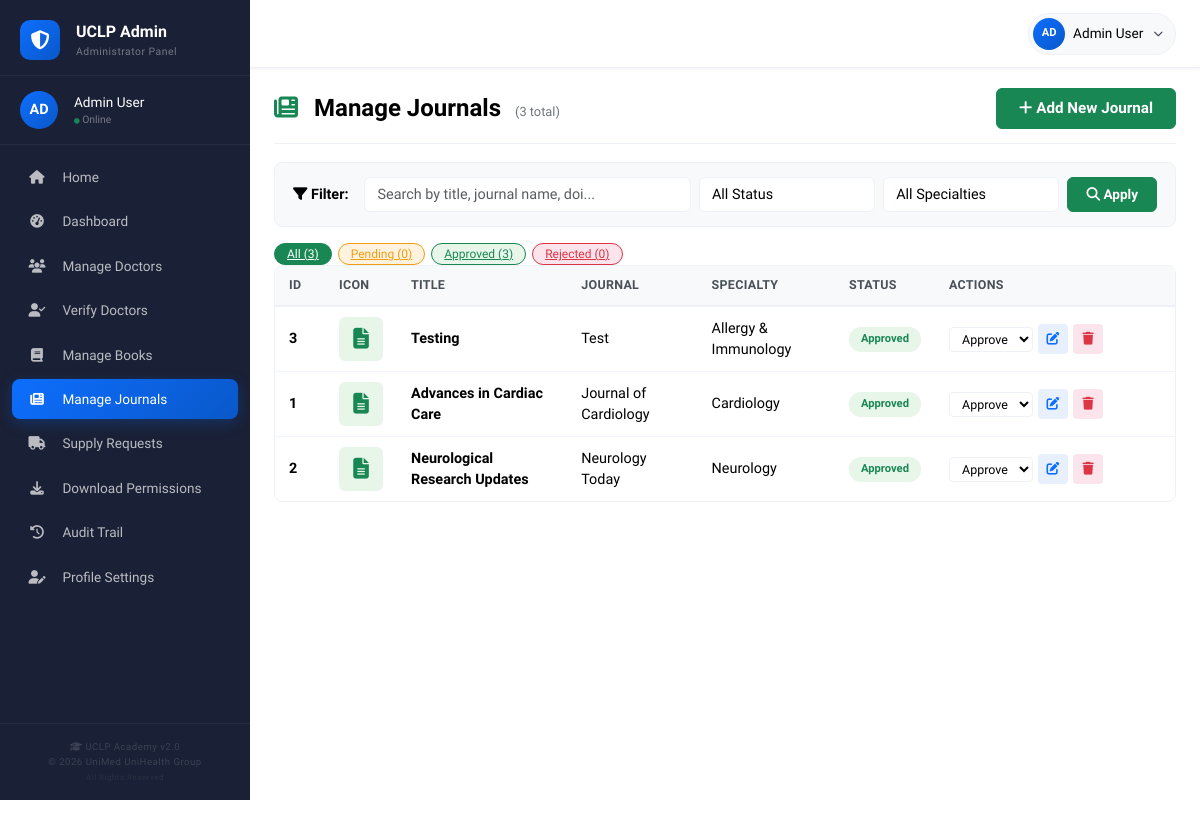
The page /admin/manage_journals.php (signed in) on the database its author committed.
### tables this page shows
CREATE TABLE `journals` (
  `id` int(11) NOT NULL,
  `title` varchar(255) NOT NULL,
  `journal_name` varchar(200) NOT NULL,
  `specialty_id` int(11) NOT NULL,
  `issue` varchar(50) DEFAULT NULL,
  `date` date DEFAULT NULL,
  `volume` varchar(50) DEFAULT NULL,
  `pages` varchar(50) DEFAULT NULL,
  `doi` varchar(100) DEFAULT NULL,
  `file_path` varchar(255) NOT NULL,
  `abstract` text DEFAULT NULL,
  `is_watermarked` tinyint(1) DEFAULT 1,
  `status` enum('pending','approved','rejected') DEFAULT 'pending',
  `uploaded_by` int(11) DEFAULT NULL,
  `download_count` int(11) DEFAULT 0,
  `view_count` int(11) DEFAULT 0,
  `created_at` timestamp NOT NULL DEFAULT current_timestamp(),
  `updated_at` timestamp NULL DEFAULT NULL ON UPDATE current_timestamp()
);

CREATE TABLE `specialties` (
  `id` int(11) NOT NULL,
  `name` varchar(100) NOT NULL,
  `description` text DEFAULT NULL,
  `status` tinyint(1) DEFAULT 1,
  `created_at` timestamp NOT NULL DEFAULT current_timestamp()
);

### admin/manage_journals.php (the view, shortened to what this page needs)
<?php
$db = Database::getInstance()->getConnection();
$searchQuery = isset($_GET['search']) ? sanitize($_GET['search']) : '';
$statusFilter = isset($_GET['status']) ? sanitize($_GET['status']) : '';
$specialtyFilter = isset($_GET['specialty']) ? intval($_GET['specialty']) : 0;
$page = isset($_GET['page']) ? intval($_GET['page']) : 1;
$perPage = 10;
$offset = ($page - 1) * $perPage;
$whereConditions = [];
$params = [];
$types = "";
$whereClause = !empty($whereConditions) ? "WHERE " . implode(" AND ", $whereConditions) : "";
$countSql = "SELECT COUNT(*) as total FROM journals j $whereClause";
$countStmt = $db->prepare($countSql);
$countStmt->execute();
$totalResult = $countStmt->get_result();
$totalJournals = $totalResult->fetch_assoc()['total'];
$sql = "SELECT j.*, s.name as specialty_name, u.name as uploaded_by_name
        FROM journals j
        LEFT JOIN specialties s ON j.specialty_id = s.id
        LEFT JOIN users u ON j.uploaded_by = u.id
        $whereClause
        ORDER BY j.created_at DESC
        LIMIT ? OFFSET ?";
$params[] = $perPage;
$params[] = $offset;
$types .= "ii";
$stmt = $db->prepare($sql);
$stmt->bind_param($types, ...$params);
$stmt->execute();
$journals = $stmt->get_result()->fetch_all(MYSQLI_ASSOC);
$statusCounts = [];
$statusQuery = $db->query("SELECT status, COUNT(*) as count FROM journals GROUP BY status");
while ($row = $statusQuery->fetch_assoc()) {
    $statusCounts[$row['status']] = $row['count'];
}
?>
<!DOCTYPE html>
<html lang="en">
<head>
    <link href="https://cdn.jsdelivr.net/npm/bootstrap@5.3.0/dist/css/bootstrap.min.css" rel="stylesheet">
    <link rel="stylesheet" href="https://cdnjs.cloudflare.com/ajax/libs/font-awesome/6.4.0/css/all.min.css">
</head>
<body>
    <?php include __DIR__ . '/../includes/admin_nav.php'; ?>
    <div class="container-fluid">
        <div class="row">
            <?php include __DIR__ . '/../includes/admin_sidebar.php'; ?>
            <main class="main-content">
                <div class="page-header">
                    <h1>
                        <i class="fas fa-newspaper"></i> Manage Journals
                        <span style="font-size: 0.8rem; font-weight: 400; color: #6c757d; margin-left: 8px;">
                            (<?php echo $totalJournals; ?> total)
                        </span>
                    </h1>
                    <button class="btn btn-success btn-add" data-bs-toggle="modal" data-bs-target="#addJournalModal">
                        <i class="fas fa-plus"></i> Add New Journal
                    </button>
                </div>
                <div class="filter-section">
                    <span class="filter-label"><i class="fas fa-filter"></i> Filter:</span>
                    <div class="filter-group">
                        <form method="GET" action="" class="d-flex flex-wrap gap-2" style="flex: 1;">
                            <input type="text" class="form-control" name="search" placeholder="Search by title, journal name, doi..." value="<?php echo htmlspecialchars($searchQuery); ?>" style="flex: 2; min-width: 180px;">
                            <select class="form-select" name="status" style="flex: 1; min-width: 130px;">
                                <option value="">All Status</option>
                            </select>
                            <select class="form-select" name="specialty" style="flex: 1; min-width: 150px;">
                                <option value="">All Specialties</option>
                            </select>
                            <button type="submit" class="btn btn-success btn-filter">
                                <i class="fas fa-search"></i> Apply
                            </button>
                        </form>
                    </div>
                </div>
                <div class="filter-badges">
                    <a href="manage_journals.php" class="badge badge-all <?php echo empty($statusFilter) ? 'active' : ''; ?>">
                        All (<?php echo array_sum($statusCounts); ?>)
                    </a>
                    <a href="?status=pending<?php echo !empty($searchQuery) ? '&search=' . urlencode($searchQuery) : ''; ?><?php echo $specialtyFilter > 0 ? '&specialty=' . $specialtyFilter : ''; ?>"
                       class="badge badge-pending <?php echo $statusFilter === 'pending' ? 'active' : ''; ?>">
                        Pending (<?php echo $statusCounts['pending'] ?? 0; ?>)
                    </a>
                    <a href="?status=approved<?php echo !empty($searchQuery) ? '&search=' . urlencode($searchQuery) : ''; ?><?php echo $specialtyFilter > 0 ? '&specialty=' . $specialtyFilter : ''; ?>"
                       class="badge badge-approved <?php echo $statusFilter === 'approved' ? 'active' : ''; ?>">
                        Approved (<?php echo $statusCounts['approved'] ?? 0; ?>)
                    </a>
                    <a href="?status=rejected<?php echo !empty($searchQuery) ? '&search=' . urlencode($searchQuery) : ''; ?><?php echo $specialtyFilter > 0 ? '&specialty=' . $specialtyFilter : ''; ?>"
                       class="badge badge-rejected <?php echo $statusFilter === 'rejected' ? 'active' : ''; ?>">
                        Rejected (<?php echo $statusCounts['rejected'] ?? 0; ?>)
                    </a>
                </div>
                <div class="table-card">
                    <div class="table-body">
                        <table>
                            <thead>
                                <tr>
                                    <th style="width: 50px;">ID</th>
                                    <th style="width: 60px;">Icon</th>
                                    <th>Title</th>
                                    <th>Journal</th>
                                    <th>Specialty</th>
                                    <th style="width: 100px;">Status</th>
                                    <th style="width: 240px;">Actions</th>
                                </tr>
                            </thead>
                            <tbody>
                                <?php if (empty($journals)): ?>
                                <tr>
                                    <td colspan="7" class="text-center py-4" style="color: #6c757d; font-family: 'Cambria', Georgia, serif; font-size: 0.95rem;">
                                        <i class="fas fa-inbox fa-3x d-block mb-3" style="color: #dee2e6;"></i>
                                        <?php if (!empty($searchQuery) || !empty($statusFilter) || $specialtyFilter > 0): ?>
                                            No journals match your filter criteria.
                                        <?php else: ?>
                                            No journals found. Click "Add New Journal" to get started.
                                        <?php endif; ?>
                                    </td>
                                </tr>
                                <?php else: ?>
                                <?php foreach ($journals as $journal): ?>
                                <tr>
                                    <td><strong><?php echo $journal['id']; ?></strong></td>
                                    <td>
                                        <div class="journal-icon">
                                            <i class="fas fa-file-alt"></i>
                                        </div>
                                    </td>
                                    <td><strong><?php echo htmlspecialchars($journal['title']); ?></strong></td>
                                    <td><?php echo htmlspecialchars($journal['journal_name']); ?></td>
                                    <td><?php echo htmlspecialchars($journal['specialty_name'] ?? 'N/A'); ?></td>
                                    <td>
                                        <span class="status-badge <?php echo $journal['status']; ?>">
                                            <?php echo ucfirst($journal['status']); ?>
                                        </span>
                                    </td>
                                    <td>
                                        <div class="action-group">
                                            <form method="POST" action="" class="d-inline">
                                                <select name="status" class="status-select" onchange="this.form.submit()">
                                                    <option value="approved" <?php echo $journal['status'] == 'approved' ? 'selected' : ''; ?>>Approve</option>
                                                </select>
                                            </form>
                                            <a href="/admin/edit_journal.php?id=<?php echo $journal['id']; ?>" class="action-btn edit" title="Edit Journal">
                                                <i class="fas fa-edit"></i>
                                            </a>
                                            <a href="?delete=1&id=<?php echo $journal['id']; ?><?php echo !empty($searchQuery) ? '&search=' . urlencode($searchQuery) : ''; ?><?php echo !empty($statusFilter) ? '&status=' . urlencode($statusFilter) : ''; ?><?php echo $specialtyFilter > 0 ? '&specialty=' . $specialtyFilter : ''; ?><?php echo $page > 1 ? '&page=' . $page : ''; ?>"
                                               class="action-btn delete" onclick="return confirm('Are you sure you want to delete this journal?')" title="Delete Journal">
                                                <i class="fas fa-trash"></i>
                                            </a>
                                        </div>
                                    </td>
                                </tr>
                                <?php endforeach; ?>
                                <?php endif; ?>
                            </tbody>
                        </table>
                    </div>
                </div>
            </main>
        </div>
    </div>
</body>
</html>

### rows shown on the page
journals: id "3", title "Testing", journal_name "Test", specialty.name "Allergy & Immunology", status "Approved", status "Approve"
journals: id "1", title "Advances in Cardiac Care", journal_name "Journal of Cardiology", specialty.name "Cardiology", status "Approved", status "Approve"
journals: id "2", title "Neurological Research Updates", journal_name "Neurology Today", specialty.name "Neurology", status "Approved", status "Approve"

### other values the page prints
substr($_SESSION['user_name'] ?? 'A', 0, 2) "AD"
$_SESSION['user_name'] "Admin User"
$totalJournals "3"
array_sum($statusCounts) "3"
$statusCounts['pending'] "0"
$statusCounts['approved'] "3"
$statusCounts['rejected'] "0"
